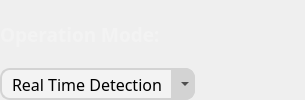
                        <widget class="QFrame" name="opperationModeHorizontalFrame">
                         <layout class="QHBoxLayout" name="horizontalLayout_34">
                          <property name="spacing">
                           <number>0</number>
                          </property>
                          <property name="leftMargin">
                           <number>0</number>
                          </property>
                          <property name="topMargin">
                           <number>0</number>
                          </property>
                          <property name="rightMargin">
                           <number>0</number>
                          </property>
                          <property name="bottomMargin">
                           <number>0</number>
                          </property>
                          <item>
                           <widget class="QFrame" name="opperationModeVerticalFrame">
                            <layout class="QVBoxLayout" name="verticalLayout_27">
                             <property name="spacing">
                              <number>0</number>
                             </property>
                             <property name="leftMargin">
                              <number>0</number>
                             </property>
                             <property name="topMargin">
                              <number>0</number>
                             </property>
                             <property name="rightMargin">
                              <number>0</number>
                             </property>
                             <property name="bottomMargin">
                              <number>0</number>
                             </property>
                             <item>
                              <widget class="QLabel" name="operationModeLabel">
                               <property name="minimumSize">
                                <size>
                                 <width>265</width>
                                 <height>40</height>
                                </size>
                               </property>
                               <property name="font">
                                <font>
                                 <family>Cairo</family>
                                 <pointsize>-1</pointsize>
                                 <bold>true</bold>
                                </font>
                               </property>
                               <property name="styleSheet">
                                <string notr="true">#operationModeLabel {
    color: #f3f3f3;
    font-size: 19px;
    font-family: Cairo;
    font-weight: bold;
}</string>
                               </property>
                               <property name="text">
                                <string>Operation Mode:</string>
                               </property>
                              </widget>
                             </item>
                             <item>
                              <widget class="QFrame" name="operationModeComboBoxFrame">
                               <property name="minimumSize">
                                <size>
                                 <width>195</width>
                                 <height>32</height>
                                </size>
                               </property>
                               <property name="maximumSize">
                                <size>
                                 <width>195</width>
                                 <height>32</height>
                                </size>
                               </property>
                               <property name="font">
                                <font>
                                 <family>Cairo</family>
                                 <pointsize>12</pointsize>
                                </font>
                               </property>
                               <property name="styleSheet">
                                <string notr="true">#operationModeComboBoxFrame {
    background-color: #f3f3f3;
    color: black;
    border: 2px solid lightgray; 
    border-radius: 10px;
    padding-left: 10px;
}</string>
                               </property>
                               <property name="frameShape">
                                <enum>QFrame::Shape::StyledPanel</enum>
                               </property>
                               <property name="frameShadow">
                                <enum>QFrame::Shadow::Raised</enum>
                               </property>
                               <widget class="QFrame" name="operationModeComboBoxArrow">
                                <property name="geometry">
                                 <rect>
                                  <x>171</x>
                                  <y>0</y>
                                  <width>24</width>
                                  <height>32</height>
                                 </rect>
                                </property>
                                <property name="minimumSize">
                                 <size>
                                  <width>24</width>
                                  <height>32</height>
                                 </size>
                                </property>
                                <property name="maximumSize">
                                 <size>
                                  <width>22</width>
                                  <height>32</height>
                                 </size>
                                </property>
                                <property name="font">
                                 <font>
                                  <family>Cairo</family>
                                  <pointsize>12</pointsize>
                                 </font>
                                </property>
                                <property name="styleSheet">
                                 <string notr="true">#operationModeComboBoxArrow {
    background-color: lightgray;
    color: black;
    border-top-right-radius: 10px;
    border-bottom-right-radius: 10px;
    padding-left: 10px;
}</string>
                                </property>
                                <property name="frameShape">
                                 <enum>QFrame::Shape::StyledPanel</enum>
                                </property>
                                <property name="frameShadow">
                                 <enum>QFrame::Shadow::Raised</enum>
                                </property>
                               </widget>
                               <widget class="QComboBox" name="operationModeComboBox">
                                <property name="enabled">
                                 <bool>true</bool>
                                </property>
                                <property name="geometry">
                                 <rect>
                                  <x>0</x>
                                  <y>0</y>
                                  <width>195</width>
                                  <height>32</height>
                                 </rect>
                                </property>
                                <property name="minimumSize">
                                 <size>
                                  <width>195</width>
                                  <height>32</height>
                                 </size>
                                </property>
                                <property name="maximumSize">
                                 <size>
                                  <width>195</width>
                                  <height>32</height>
                                 </size>
                                </property>
                                <property name="font">
                                 <font>
                                  <family>Cairo</family>
                                  <pointsize>-1</pointsize>
                                 </font>
                                </property>
                                <property name="cursor">
                                 <cursorShape>PointingHandCursor</cursorShape>
                                </property>
                                <property name="toolTip">
                                 <string>&lt;html&gt;&lt;head/&gt;&lt;body&gt;&lt;p&gt;Select the application's operation mode, 'Real Time Detection' for detecting attacks in real time and 'Data Collection TCP/UDP' or 'Data Collection DNS' for collecting data from current network.&lt;/p&gt;&lt;/body&gt;&lt;/html&gt;</string>
                                </property>
                                <property name="styleSheet">
                                 <string notr="true">#operationModeComboBox {
    background-color: transparent;
    color: black;
    font-size: 16px;
    font-family: Cairo;
    border: 2px outset transparent;
    border-radius: 10px;
    padding: 4px;
	padding-left: 10px;
}

#operationModeComboBox QAbstractItemView {
    background-color:  #f3f3f3;
    selection-background-color: rgb(95, 97, 109);
    color: rgb(0, 0, 0);
    border: 1px solid black;
    padding: 10px;
    padding-left: 5px;
    padding-right: 5px;
}

#operationModeComboBox QAbstractItemView::item:hover { 
    background-color: rgba(0, 0, 0, 0.07);
    color: black;
    border-radius: 6px;
    padding-left: 8px;
}

#operationModeComboBox QAbstractItemView::item:selected { 
    color: black;
    border: none;
    outline: none;
}

#operationModeComboBox QListView{
    outline: 0px;
}</string>
                                </property>
                                <item>
                                 <property name="text">
                                  <string>Real Time Detection</string>
                                 </property>
                                </item>
                                <item>
                                 <property name="text">
                                  <string>Collection (TCP/UDP)</string>
                                 </property>
                                </item>
                                <item>
                                 <property name="text">
                                  <string>Collection (DNS)</string>
                                 </property>
                                </item>
                               </widget>
                              </widget>
                             </item>
                            </layout>
                           </widget>
                          </item>
                          <item>
                           <spacer name="horizontalSpacer_27">
                            <property name="orientation">
                             <enum>Qt::Orientation::Horizontal</enum>
                            </property>
                            <property name="sizeHint" stdset="0">
                             <size>
                              <width>40</width>
                              <height>20</height>
                             </size>
                            </property>
                           </spacer>
                          </item>
                         </layout>
                        </widget>
